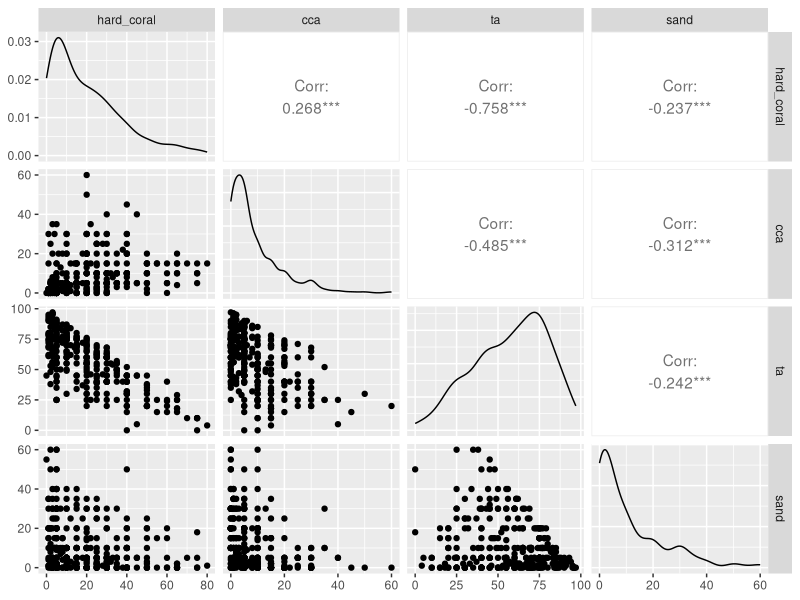
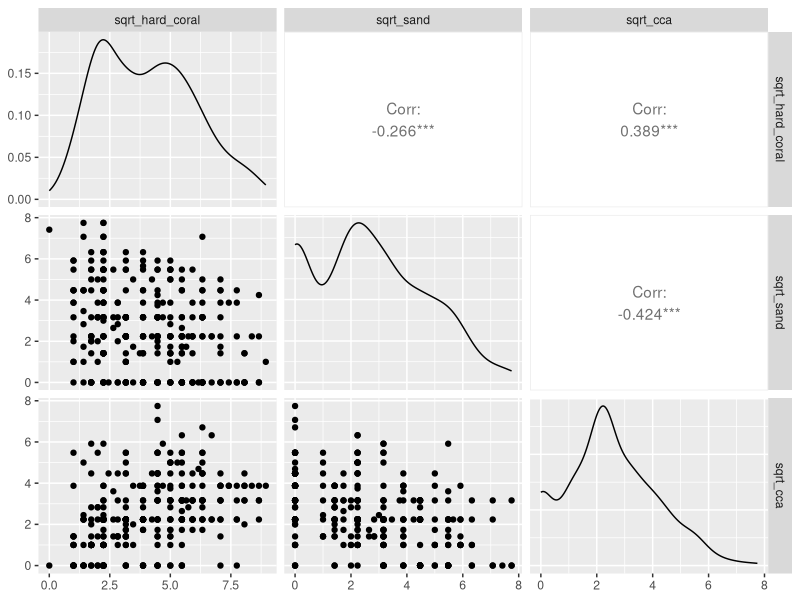
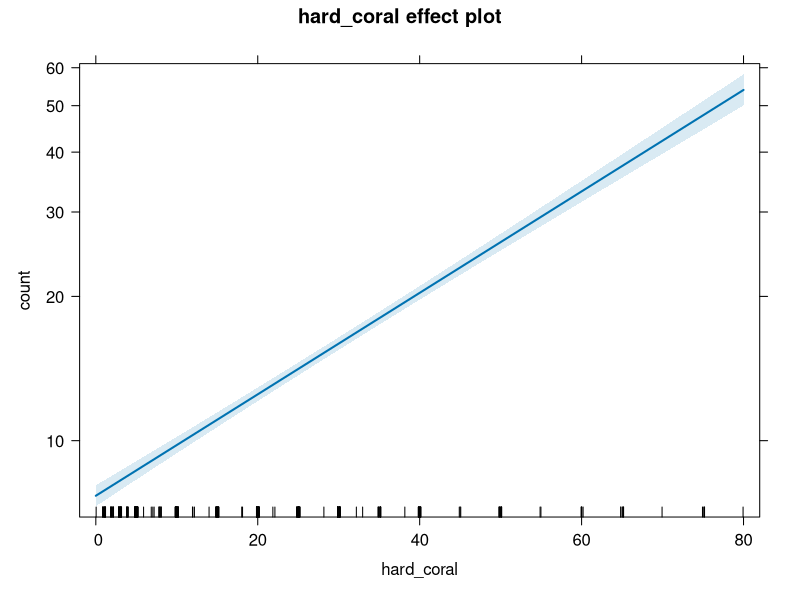
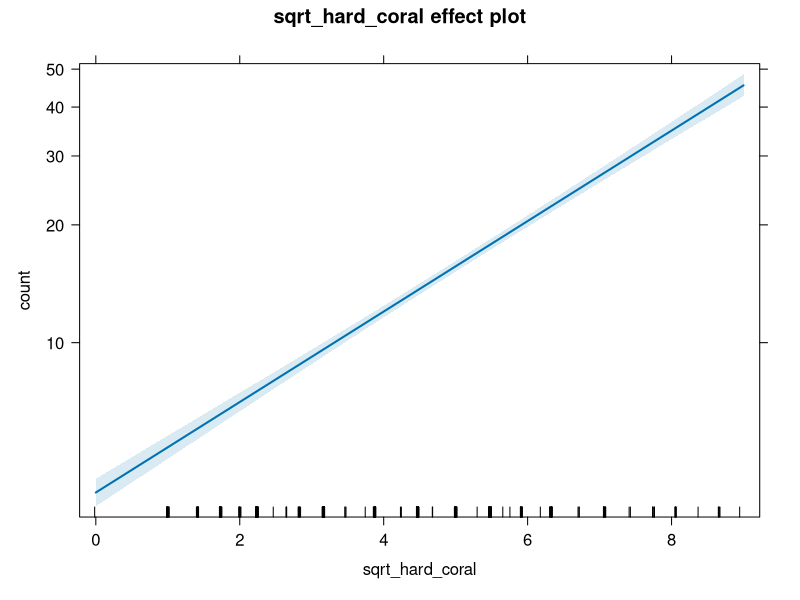
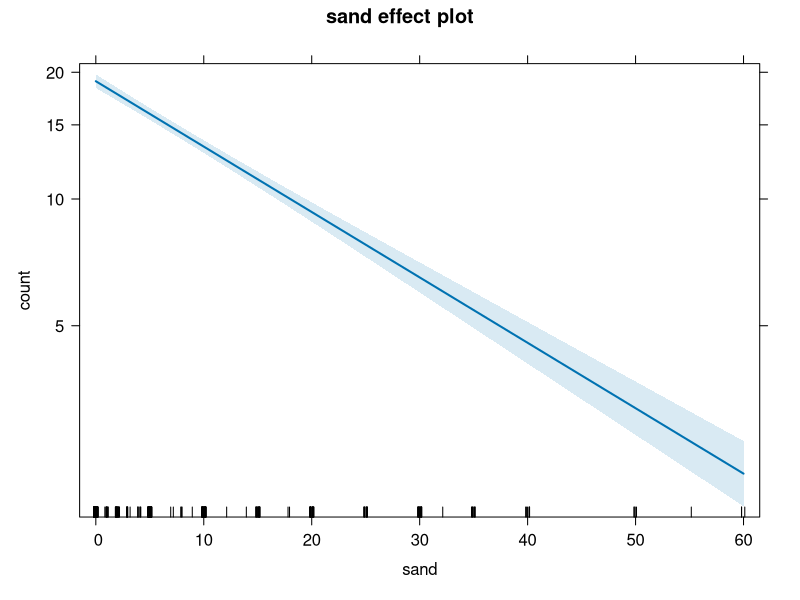
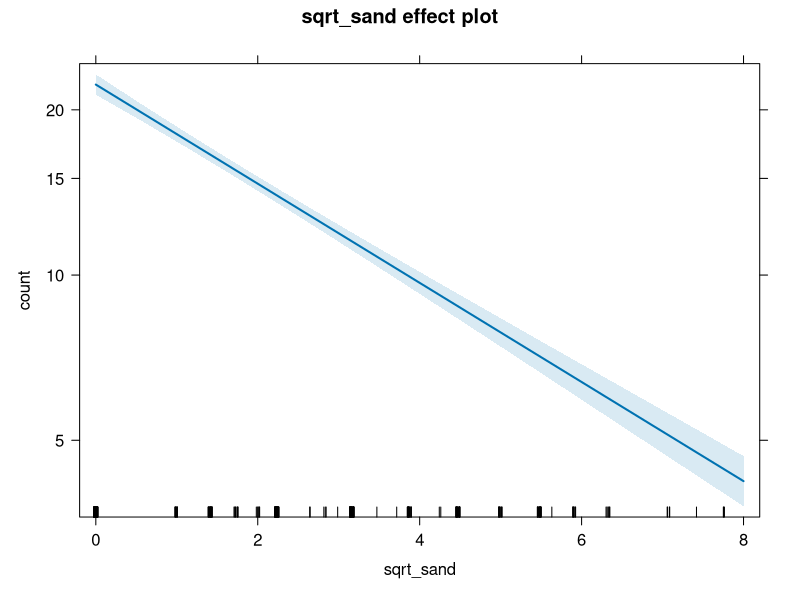
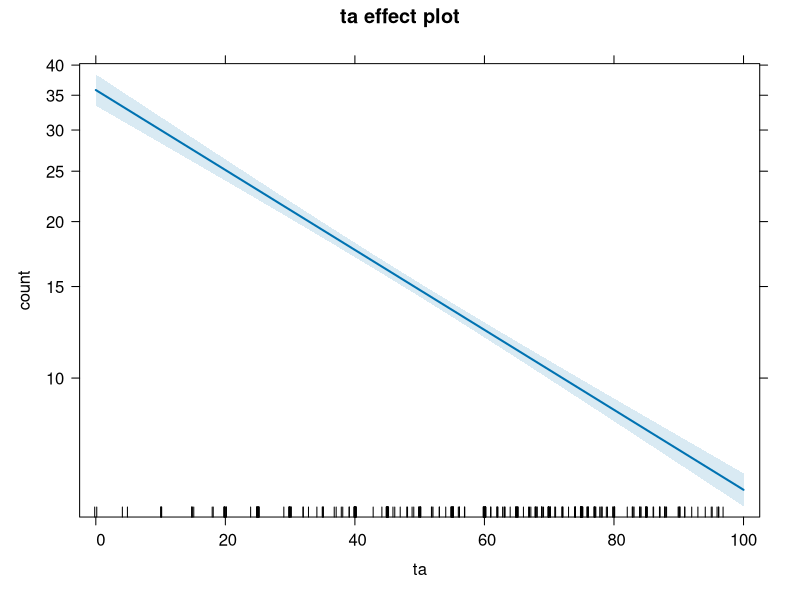
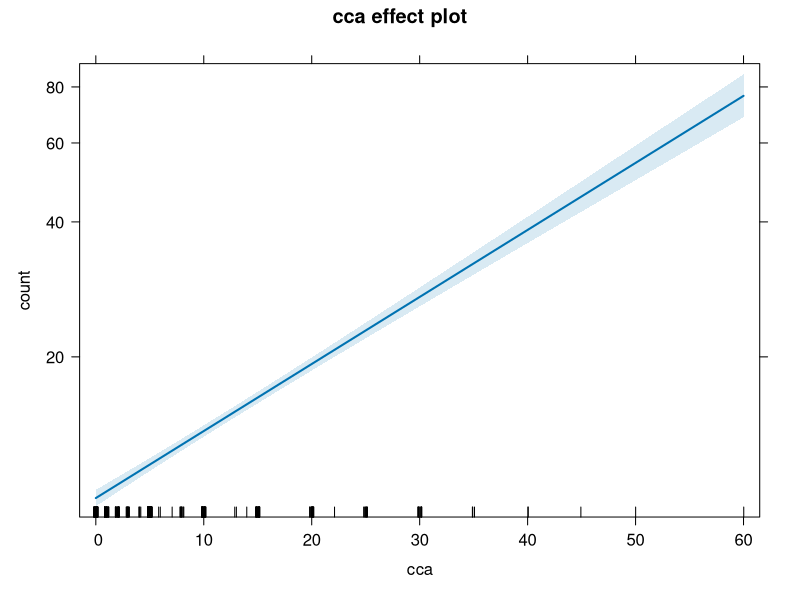

These figures' R source, in order:
## ---- chunk 1
library(tidyverse)
library(GGally)
library(effects)

fish <- read_csv('data/CRCP_fish.csv')
## ---- chunk 2
compare_var <- ggpairs(fish, columns = c(17,20,21,22))
compare_var
## ---- chunk 3
fish <- fish %>%
  mutate(sqrt_hard_coral = sqrt(hard_coral),
         sqrt_sand = sqrt(sand),
         sqrt_cca = sqrt(cca))
## ---- chunk 4
compare_sqrt_var <- ggpairs(fish, columns = 48:50)
compare_sqrt_var
## ---- chunk 5
# hard_coral
glm_hard_coral <- glm(count ~ hard_coral, family = poisson, data = fish)
summary(glm_hard_coral) # hard_coral sig pos effect

glm_hard_coral_sqrt <- glm(count ~ sqrt_hard_coral, family = poisson,
                           data = fish)
summary(glm_hard_coral_sqrt) # sqrt hard_coral sig pos effect

# sand
glm_sand <- glm(count ~ sand, family = poisson, data = fish)
summary(glm_sand) # sand sig neg effect

glm_sand_sqrt <- glm(count ~ sqrt_sand, family = poisson,
                           data = fish)
summary(glm_sand_sqrt) # sqrt sand sig neg effect

# cca
glm_cca <- glm(count ~ cca, family = poisson, data = fish)
summary(glm_cca) # cca sig pos effect

glm_cca_sqrt <- glm(count ~ sqrt_cca, family = poisson,
                           data = fish)
summary(glm_cca_sqrt) # sqrt cca sig pos effect

# ta - not transformed
glm_ta <- glm(count ~ ta, family = poisson, data = fish)
summary(glm_ta) # ta sig neg effect
## ---- chunk 6
# make function for calculating dispersion
dispersion = function(model) {
  sum(residuals(model, type = "pearson")^2) / df.residual(model)
}

# calculate degree of dispersion for each model
dispersion(glm_hard_coral)
dispersion(glm_hard_coral_sqrt)
dispersion(glm_sand)
dispersion(glm_sand_sqrt)
dispersion(glm_ta)
dispersion(glm_cca)
dispersion(glm_cca_sqrt)
## ---- chunk 7
anova(glm_hard_coral)
anova(glm_hard_coral_sqrt)
anova(glm_sand)
anova(glm_sand_sqrt)
anova(glm_ta)
anova(glm_cca)
anova(glm_cca_sqrt)
## ---- chunk 8
plot(allEffects(glm_hard_coral))
plot(allEffects(glm_hard_coral_sqrt))
plot(allEffects(glm_sand))
plot(allEffects(glm_sand_sqrt))
plot(allEffects(glm_ta))
plot(allEffects(glm_cca))
plot(allEffects(glm_cca_sqrt))
